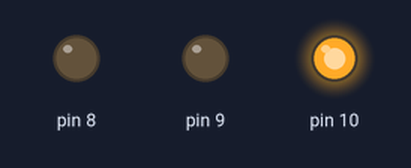
This sketch was run on a simulated Arduino Uno, built with avr-gcc and run on an emulated ATmega328P. Parts: output pins drawn as LEDs (lit = HIGH).

Above: at 0.2 s.
At 1.2 s:
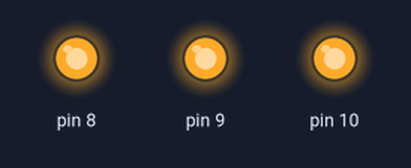
At 1.7 s:
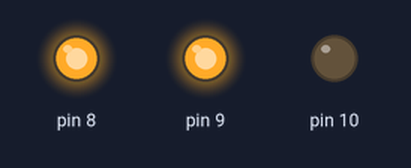
At 2.2 s:
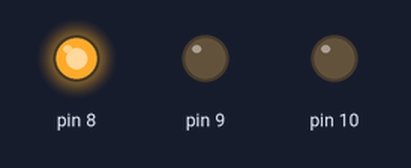
At 3.7 s:
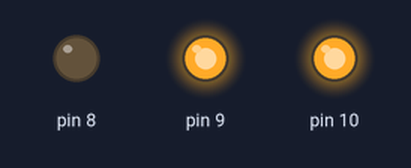
At 5.7 s:
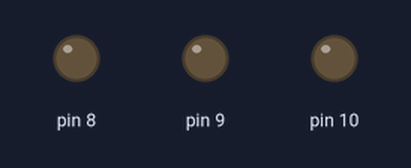
Timing chart, 0 to 6.9 s (numbered marks = the images above):
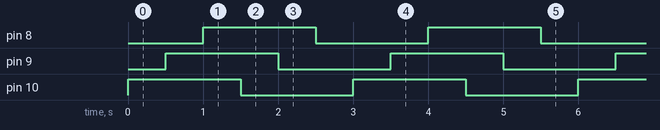

The sketch:

exercicio_1.ino
```cpp
  int Pisca;


void setup() {
  // put your setup code here, to run once:

 pinMode (10, OUTPUT);
 pinMode (9, OUTPUT);
 pinMode (8, OUTPUT);

  Pisca = 500;

}

void loop() {
  // put your main code here, to run repeatedly:


  digitalWrite (10, HIGH);
  delay (Pisca);

  digitalWrite (9, HIGH);
  delay (Pisca);

   digitalWrite (8, HIGH);
   delay (Pisca);


  digitalWrite (10, LOW);
  delay (Pisca);

 digitalWrite (9, LOW);
 delay (Pisca);

  digitalWrite (8, LOW);
  delay (Pisca);

}
```

Measured:
- by itself, pin 8–10: alternates HIGH for 1.5 s and LOW for 1.5 s
- by itself, everything shown: repeats every 3.0 s, in 6 steps
